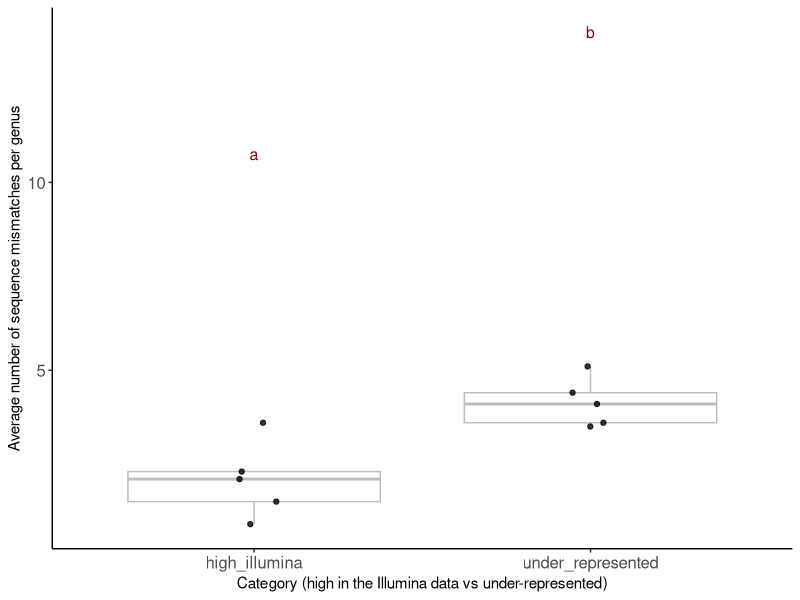

Here is the R script that generated this plot: (Note: this script raises an error after producing the figure.)
# Difference in percent dissimilarity between well and under represented taxa
# Andrea Jackman


library(ggpubr)

# read in the seq mismatch csv
primer_mismatch <- read.csv("molecular_data/primer_mismatches/sequence_mismatches.csv")

# do a box plot
seq_mismatch <- ggplot(primer_mismatch, aes(x = category, y = avg_mismatches)) +
  geom_boxplot(alpha = 0.2, color = "gray", outlier.alpha = 0) +  
  geom_jitter(width = 0.1, height = 0, alpha = 0.8, color = "black") +
  xlab("Category (high in the Illumina data vs under-represented)") +
  ylab("Average number of sequence mismatches per genus") +
  theme_classic() +
  annotate("text", x = c(1, 2), y = c(10.75, 14), label = c("a", "b"), size = 4, color = 'darkred') +
  theme(axis.text.x = element_text(size = 12),   # Adjust x-axis label size
        axis.text.y = element_text(size = 12))
 
seq_mismatch 

# t-test
high_illumina_data <- primer_mismatch |>
  filter(category == "high_illumina")

under_represented_data <- primer_mismatch |>
  filter(category == "under_represented")

# Perform t-test
t_test_result <- t.test(high_illumina_data$avg_mismatches, under_represented_data$avg_mismatches)
t_test_result # 0.01
